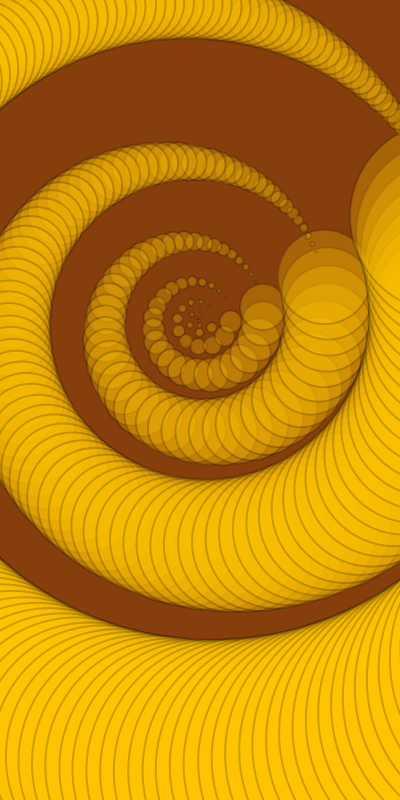
Frame 1 (no input)
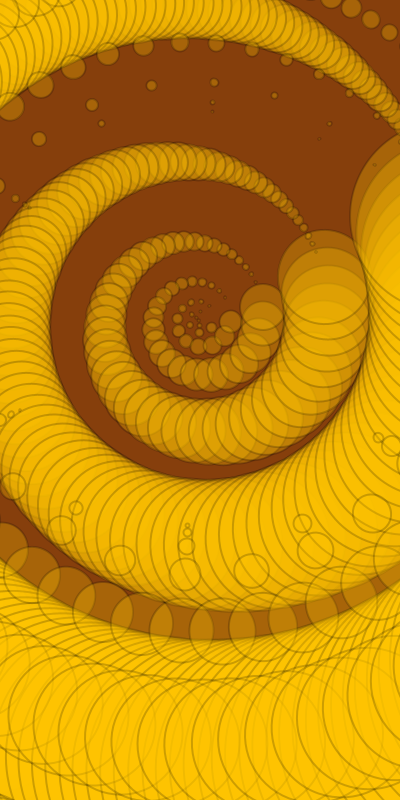
Frame 60 (the mouse pressed at the canvas centre just before this capture)
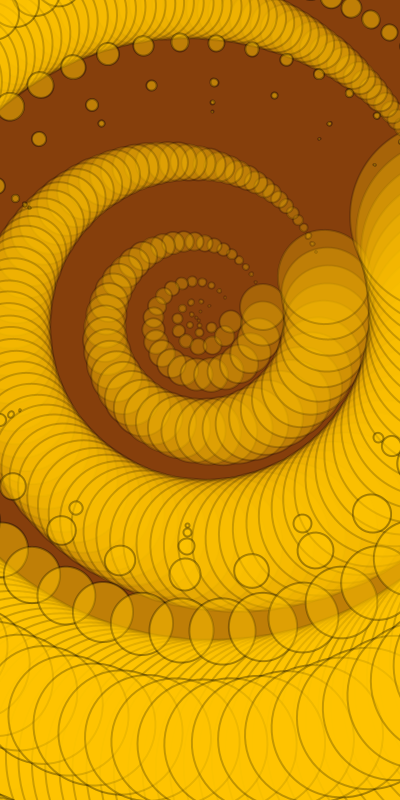
Frame 120 (the mouse held since frame 60 and released just before this capture)

The Processing sketch that drew these frames (run headless with seeded random() and noise(); from frame 60 on, the mouse is pressed at the canvas centre):

// Processing sketch: processing_135554
// ── processing_135554.pde

/*
Tarea 02: fibonacci painting (fibonacciando con el código de Tomás)
Taller de programación MDI UVeritas
 
Date:         21/2/14
Author:       Tomás de Camino
Modified by:  David Morera Chavarría

New features: color, distancia, angulos

*/


float dist=0;
float ang, angInc;
 
 
void setup() {
  size(400, 800);
  background(#863F0C);
  smooth();

}
 
void draw() { 

    fibonacciDraw(100, 160, 15, 2);
    if(frameCount%100==1){dist=100;}

}
 
void fibonacciDraw(float x, float y, int n, float s) {
  int fibonacci =2;
  int fibonacciAnt=1;
 
  stroke(0,50);
  pushMatrix();
  scale(s);
  fill(#FFC300,70);
  
  for (int j = 0;j<n;j++) {
    angInc = TWO_PI/fibonacci;
    ang=90;
    for (int i=0; i <fibonacci;i++) {
      pushMatrix();
      translate(x+dist*sin(ang), y+dist*cos(ang));
      rotate(ang);
     
      ellipse(0, 0, i, i);
      popMatrix();
      
      ang+=angInc;
      dist+=0.7;
    }
    dist+=0.01;
 
    fibonacci +=fibonacciAnt;
    fibonacciAnt = fibonacci;
  }
  popMatrix();
}
